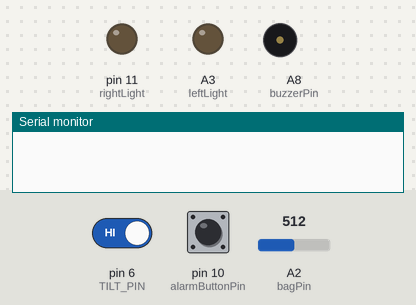
Bench run of a sketch on a simulated Arduino Mega 2560, built with avr-gcc and run on an emulated ATmega2560. Parts: output pins drawn as LEDs (lit = HIGH), buzzer (waves = sounding), the last lines printed to the serial monitor. The test bench sets the inputs (shaded band); at power-on: pin 10 (alarmButtonPin) HIGH, A2 (bagPin) = 512, pin 6 (TILT_PIN) HIGH.

Above: at 1.2 s.
1.3 s: pin 10 (alarmButtonPin) pulled LOW for 1 s
At 1.67 s:
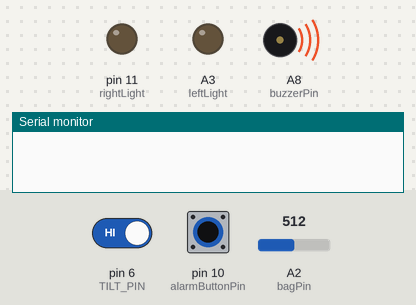
3.8 s: A2 (bagPin) set to 122
5.3 s: A2 (bagPin) set to 387
6.8 s: A2 (bagPin) set to 413
At 8.0 s:
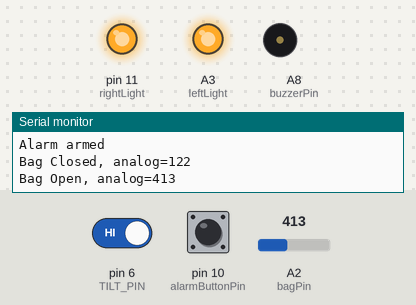
8.3 s: pin 10 (alarmButtonPin) pulled LOW for 3.2 s
At 8.67 s:
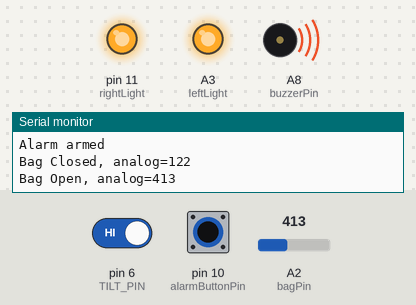
13.0 s: A2 (bagPin) set to 214
14.5 s: A2 (bagPin) set to 186
At 15.4 s:
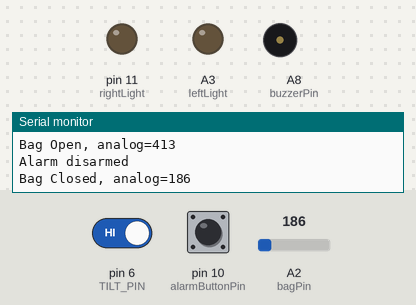
Timing chart, 0 to 17.0 s (numbered marks = the images above; inputs shaded):
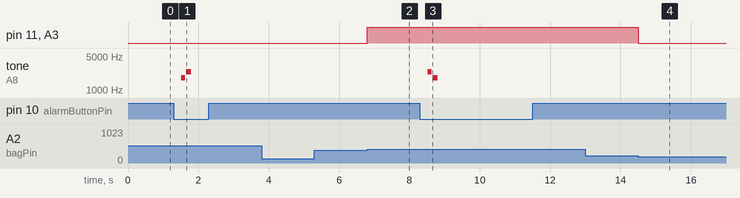

The sketch:

Phillips_Midterm.ino
```cpp
/*
  Pin assignments for the bag sensor, indicator lights, buzzer,
  tilt sensor, and the button used to arm or disarm the alarm.
*/
const int bagPin = A2;
const int leftLight = A3;
const int rightLight = 11;

const int buzzerPin = A8;
const int TILT_PIN = 6;
const int alarmButtonPin = 10;

/*
  Motion detection timing and sensitivity settings.

  WINDOW_MS:
  How long to observe tilt sensor changes before deciding whether
  enough motion happened to trigger the alarm.

  CHANGE_THRESHOLD:
  How many valid tilt-state changes must occur within the time window
  to count as motion significant enough to trigger the alarm.

  DEBOUNCE_MS:
  Minimum time required between tilt sensor state changes so that
  noise or rapid chatter is ignored.

  BUTTON_DEBOUNCE_MS:
  Minimum time required for the alarm button reading to remain stable
  before treating it as a real button press.
*/
const unsigned long WINDOW_MS = 2000;
const int CHANGE_THRESHOLD = 8;
const unsigned long DEBOUNCE_MS = 20;
const unsigned long BUTTON_DEBOUNCE_MS = 200;

/*
  Thresholds used to determine whether the bag is considered closed
  or open based on the analog reading from the bag sensor.

  CLOSED_TH:
  Values below this mean the bag is treated as closed.

  OPEN_TH:
  Values above this mean the bag is treated as open.
*/
const int CLOSED_TH = 200;
const int OPEN_TH = 400;

/*
  Frequency used for the alarm buzzer once motion has triggered
  the alarm and it becomes latched.
*/
const int buzzerFreq = 2000;

/*
  State flags for the bag and alarm system.

  isClosed:
  Tracks whether the bag is currently considered closed.

  alarmArmed:
  Tracks whether the movement alarm system is active.

  alarmLatched:
  Tracks whether motion has already triggered the alarm.
  Once true, the buzzer continues until the user disarms the system.
*/
bool isClosed = false;
bool alarmArmed = false;
bool alarmLatched = false;

/*
  Variables used for motion tracking with the tilt sensor.

  lastStableState:
  Stores the most recently accepted stable tilt sensor state.

  lastChangeTime:
  Stores when the last accepted tilt-state change happened.

  windowStart:
  Stores the starting time of the current motion-counting window.

  changeCount:
  Counts how many valid tilt-state changes have happened
  during the current window.
*/
int lastStableState = HIGH;
unsigned long lastChangeTime = 0;

unsigned long windowStart = 0;
int changeCount = 0;

/*
  Variables used to debounce the arm/disarm button.

  lastButtonReading:
  Most recent raw reading from the button pin.

  lastButtonStableState:
  Most recently accepted stable button state after debounce.

  lastButtonChangeTime:
  Time when the raw button reading last changed.
*/
int lastButtonReading = HIGH;
int lastButtonStableState = HIGH;
unsigned long lastButtonChangeTime = 0;

/*
  Plays a short two-tone sound to indicate that the alarm
  has just been armed.
*/
void playArmSound() {
  tone(buzzerPin, 1800, 120);
  delay(150);
  tone(buzzerPin, 2400, 140);
  delay(170);
  noTone(buzzerPin);
}

/*
  Plays a short two-tone sound to indicate that the alarm
  has just been disarmed.
*/
void playDisarmSound() {
  tone(buzzerPin, 2400, 120);
  delay(150);
  tone(buzzerPin, 1800, 140);
  delay(170);
  noTone(buzzerPin);
}

/*
  Resets all motion-tracking values so the system starts fresh
  when the alarm is armed, disarmed, or initialized.
*/
void resetMotionTracking() {
  lastStableState = digitalRead(TILT_PIN);
  lastChangeTime = millis();
  windowStart = millis();
  changeCount = 0;
}

/*
  Arms the alarm system.

  This enables motion monitoring, clears any previously latched
  alarm state, resets the motion-tracking window, and plays the arm
  confirmation sound.
*/
void armAlarm() {
  alarmArmed = true;
  alarmLatched = false;
  resetMotionTracking();
  playArmSound();
  Serial.println("Alarm armed");
}

/*
  Disarms the alarm system.

  This disables motion monitoring, clears any active latched alarm,
  stops the buzzer, resets motion tracking, and plays the disarm
  confirmation sound.
*/
void disarmAlarm() {
  alarmArmed = false;
  alarmLatched = false;
  noTone(buzzerPin);
  resetMotionTracking();
  playDisarmSound();
  Serial.println("Alarm disarmed");
}

/*
  Reads and debounces the arm/disarm button.

  The button uses INPUT_PULLUP, so:
  HIGH means not pressed
  LOW means pressed

  When a stable press is detected, the function toggles the alarm:
  if armed, it disarms it
  if disarmed, it arms it
*/
void handleAlarmButton() {
  int reading = digitalRead(alarmButtonPin);
  unsigned long now = millis();

  if (reading != lastButtonReading) {
    lastButtonChangeTime = now;
    lastButtonReading = reading;
  }

  if ((now - lastButtonChangeTime) >= BUTTON_DEBOUNCE_MS) {
    if (reading != lastButtonStableState) {
      lastButtonStableState = reading;

      if (lastButtonStableState == LOW) {
        if (alarmArmed) {
          disarmAlarm();
        } else {
          armAlarm();
        }
      }
    }
  }
}

/*
  Runs once when the board powers on or resets.

  Sets up the input and output pin modes, starts Serial
  communication for debugging, and initializes motion tracking.
*/
void setup() {
  pinMode(bagPin, INPUT_PULLUP);
  pinMode(TILT_PIN, INPUT_PULLUP);
  pinMode(alarmButtonPin, INPUT_PULLUP);

  pinMode(leftLight, OUTPUT);
  pinMode(rightLight, OUTPUT);

  Serial.begin(9600);

  resetMotionTracking();
}

/*
  Main program loop.

  Responsibilities:
  1. Check whether the alarm button was pressed.
  2. Read the bag sensor and update the open/closed light state.
  3. If the alarm is armed, monitor the tilt sensor for motion.
  4. If enough motion happens within the configured time window,
     latch the alarm and sound the buzzer until disarmed.
*/
void loop() {
  handleAlarmButton();

  /*
    Read the analog bag sensor and decide whether the bag has
    transitioned between closed and open states.

    When the bag closes, both lights are turned off.
    When the bag opens, both lights are turned on.
  */
  int v = analogRead(bagPin);

  if (!isClosed && v < CLOSED_TH) {
    isClosed = true;
    digitalWrite(leftLight, LOW);
    digitalWrite(rightLight, LOW);
    Serial.print("Bag Closed, analog=");
    Serial.println(v);
  } else if (isClosed && v > OPEN_TH) {
    isClosed = false;
    digitalWrite(leftLight, HIGH);
    digitalWrite(rightLight, HIGH);
    Serial.print("Bag Open, analog=");
    Serial.println(v);
  }

  /*
    If the alarm is not armed, briefly pause, then skip all movement detection logic.
  */
  if (!alarmArmed) {
    delay(20);
    return;
  }

  /*
    If motion has already triggered the alarm, continuously sound
    the buzzer until the user disarms the system.
  */
  if (alarmLatched) {
    tone(buzzerPin, buzzerFreq);
    delay(20);
    return;
  }

  /*
    Read the tilt sensor and count valid state changes.

    A change is only accepted if:
    1. The reading is different from the last stable state
    2. Enough time has passed since the previous accepted change
       to satisfy debounce timing
  */
  unsigned long now = millis();
  int rawState = digitalRead(TILT_PIN);

  if (rawState != lastStableState && (now - lastChangeTime) >= DEBOUNCE_MS) {
    lastStableState = rawState;
    lastChangeTime = now;
    changeCount++;
  }

  /*
    Once the current motion window expires, determine how much
    motion occurred during that window.

    If the number of valid tilt changes reaches the threshold,
    the alarm is latched and the buzzer will start sounding.

    Otherwise, a new window begins and the motion count resets.
  */
  if ((now - windowStart) >= WINDOW_MS) {
    if (changeCount >= CHANGE_THRESHOLD) {
      alarmLatched = true;
      Serial.println("ALARM TRIGGERED: motion detected");
    } else {
      changeCount = 0;
      windowStart = now;
    }
  }

  delay(20);
}
```

Measured:
- the behaviour switches between 200 and 199 on A2 (bagPin) (found by bisection; images 3 and 4)
- after the input at 1.3 s, tone on A8 (buzzerPin): silent → 1800 Hz after 0.21 s, → silent 0.12 s later, → 2400 Hz 0.03 s later, → silent 0.14 s later
- after the input at 5.3 s, every drawn part: stays the same
- after the input at 6.8 s, pin 11 (rightLight), A3 (leftLight): LOW → HIGH at once
- after the input at 8.3 s, tone on A8 (buzzerPin): silent → 2400 Hz after 0.22 s, → silent 0.12 s later, → 1800 Hz 0.03 s later, → silent 0.14 s later
- after the input at 13.0 s, every drawn part: stays the same
- after the input at 14.5 s, pin 11 (rightLight), A3 (leftLight): HIGH → LOW at once
